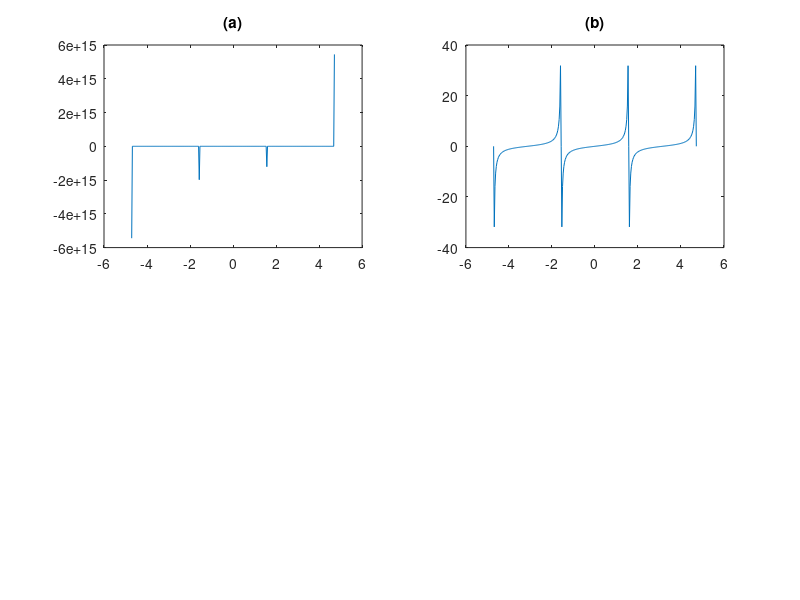

Recreate this plot in MATLAB.
clf
hold on
subplot(2,2,1)
x = -3/2*pi:pi/100:3/2*pi;
y = tan(x);
plot(x,y),title('(a)')
y = y .* (abs(y) < 1e10);
subplot(2,2,2)
plot(x,y),title('(b)')
hold off
